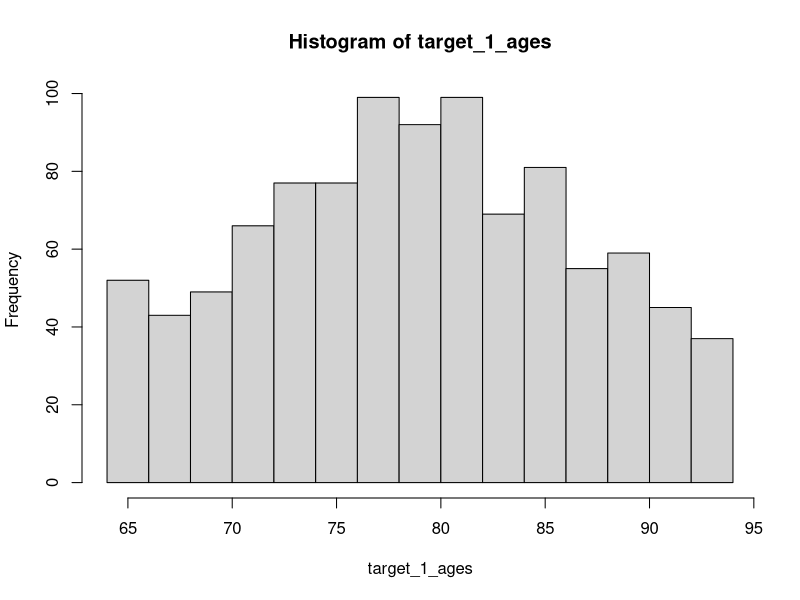
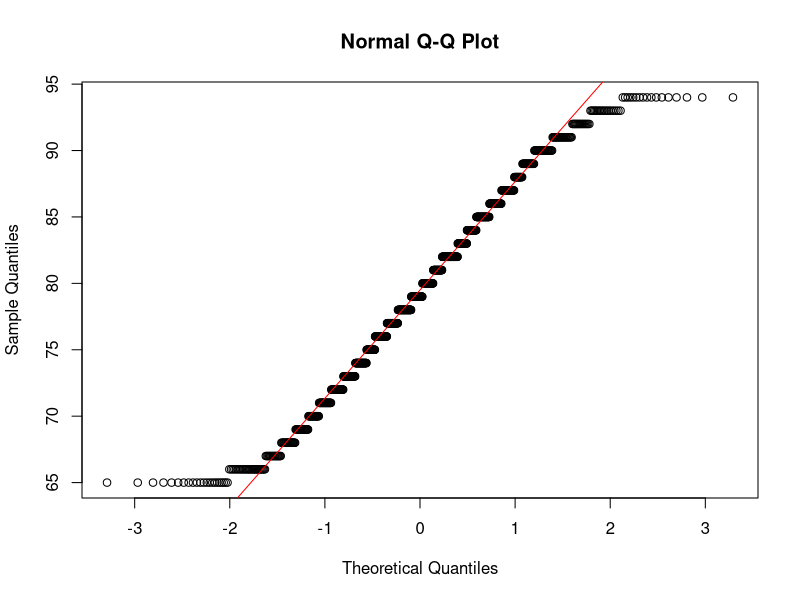
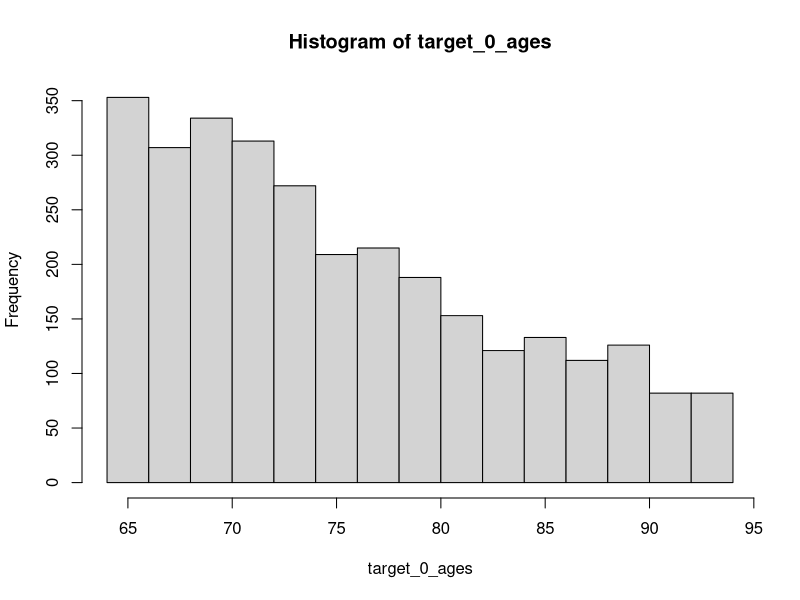
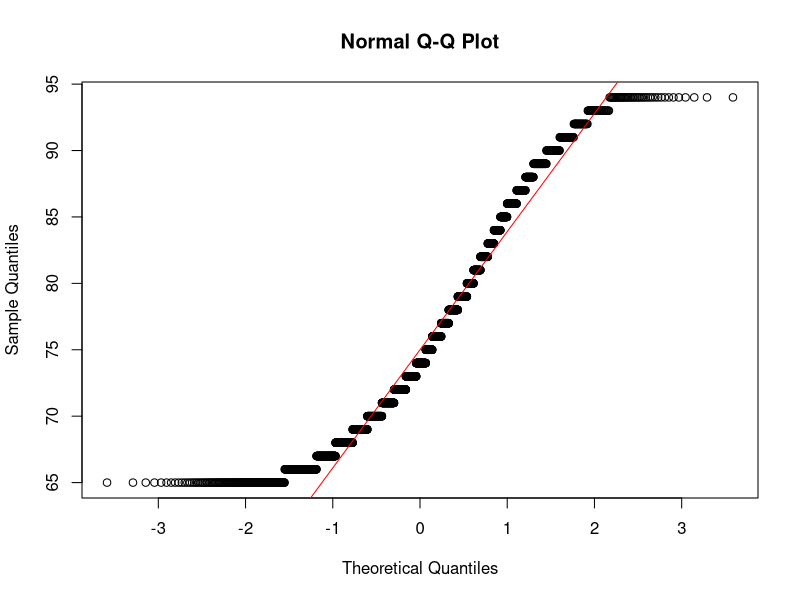
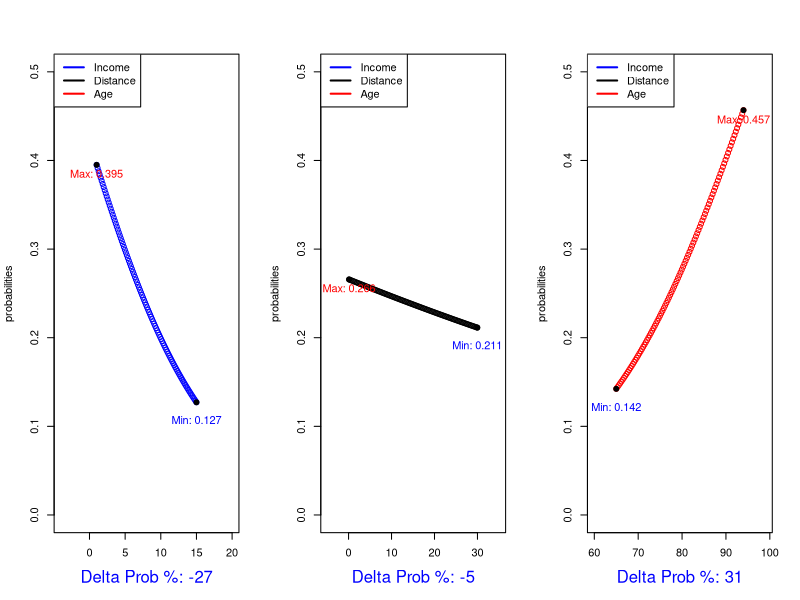
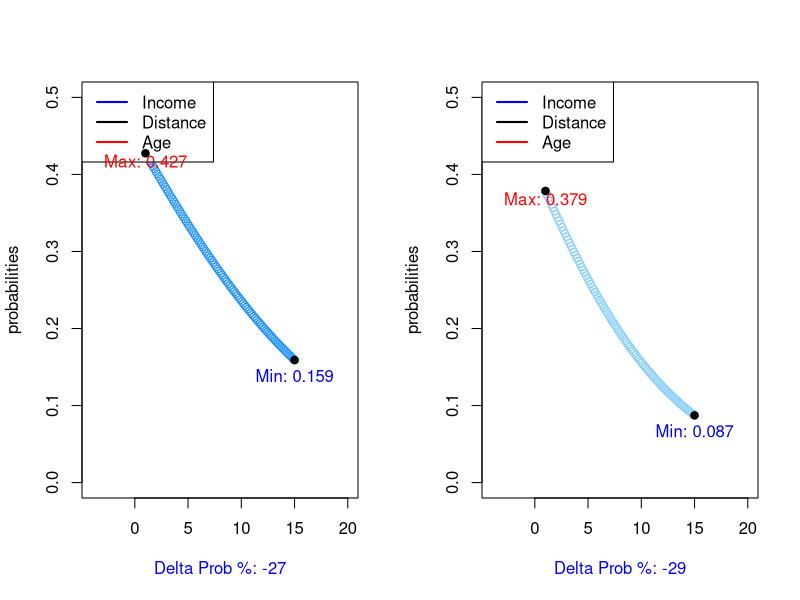
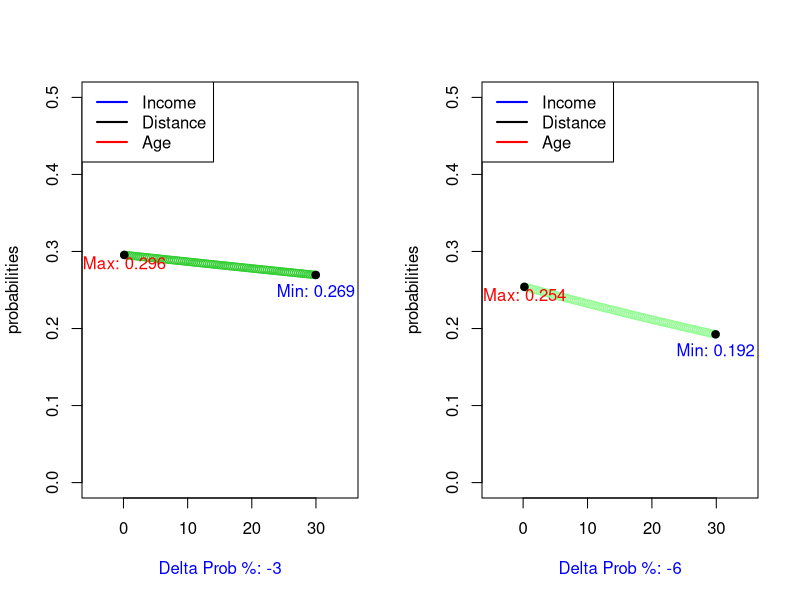
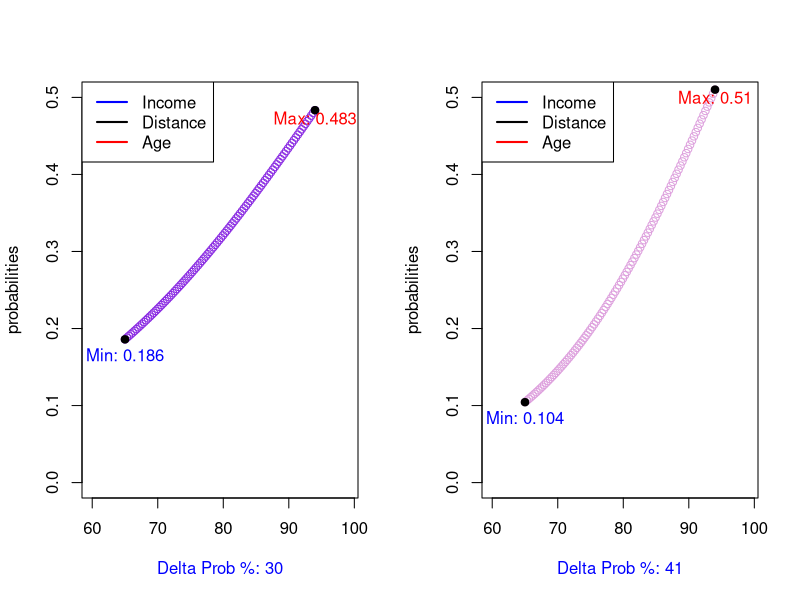

Write R code to recreate these figures, in order.
## ---- chunk 1
responders_data_sheet <- read.csv(file="data.csv",header=TRUE)
## ---- chunk 2
target_1_ages <- responders_data_sheet[responders_data_sheet[,7] == 1,2]
hist(target_1_ages)
shapiro.test(target_1_ages)
qqnorm(target_1_ages)
qqline(target_1_ages, col = "red")
## ---- chunk 3
target_0_ages <- responders_data_sheet[responders_data_sheet[,7] == 0,2]
hist(target_0_ages)
shapiro.test(target_0_ages)
qqnorm(target_0_ages)
qqline(target_0_ages, col = "red")
## ---- chunk 4
wilcox.test(target_1_ages, target_0_ages, alternative = "greater")
## ---- chunk 5
data_income <- responders_data_sheet[responders_data_sheet[, 4] != "", ]

income_levels <- factor(data_income[, "income"],
                                    levels = c("Under $10k", "10-19,999", "20-29,999", "30-39,999",
                                   "40-49,999", "50-59,999", "60-69,999", "70-79,999",
                                   "80-89,999", "90-99,999", "100-149,999", "150 - 174,999",
                                   "175 - 199,999", "200 - 249,999", "250k+"),
                                    ordered = TRUE)

#income levels 1:15, level 1 being under 10k, level 15 being 250k+
data_income$income <- as.numeric(income_levels)

probt_income_men <- data_income[data_income[,5]=="M",]

probt_income_women <- data_income[data_income[,5]=="F",]

responders_data_sheet_men <- data_income[data_income[,5]=="M",]

responders_data_sheet_women <- data_income[data_income[,5]=="F",]
## ---- chunk 6
binary_classifier <- function(predictor, clean_data, color) {
  
  simple_logistic_model <- glm(data = clean_data,
                               target ~ predictor,
                               family = binomial())

  intercept_slope <- coef(simple_logistic_model)
  
  x_evaluation <- seq(min(predictor), max(predictor), length.out = 100)
  
  Prob_by_income <- function(x, intercept_slope) {
    log_odds <- intercept_slope[1] + intercept_slope[2] * x
    odds <- exp(log_odds)
    probability <- odds / (1 + odds)
    return(probability)
  }
  
  probabilities <- sapply(x_evaluation, function(x) Prob_by_income(x, intercept_slope))
  plot(x=x_evaluation,y=probabilities,col=color,xlim=range(min(x_evaluation - 5),max(x_evaluation+5)),ylim=range(0,.5),xlab="")
  legend("topleft", legend = c("Income", "Distance", "Age"),col = c("blue", "black", "red"), lty = 1, lwd = 2)
  min_prob <- min(probabilities)
  min_x <- x_evaluation[which.min(probabilities)]
  
  max_prob <- max(probabilities)
  max_x <- x_evaluation[which.max(probabilities)]
 
  delta_value <- as.numeric(tail(probabilities, 1) - head(probabilities, 1))
 
  delta_text <- paste0("Delta Prob %: ", round(delta_value*100))
  mtext(delta_text, side = 1, line = 3, col = "blue")
  
  points(min_x, min_prob, col = "black", pch = 19)
  
  text(min_x, min_prob - 0.02, labels = paste0("Min: ", round(min_prob, 3)), col = "blue")
  
  points(max_x, max_prob, col = "black", pch = 19)
  
  text(max_x, max_prob - 0.01, labels = paste0("Max: ", round(max_prob, 3)), col = "red")
  
  return(delta_value)
}
## ---- chunk 7
par(mfrow = c(1, 3))
#income
binary_classifier(data_income$income,data_income,c("blue"))
#distance
binary_classifier(responders_data_sheet$dist,responders_data_sheet,c("black"))
#age
binary_classifier(responders_data_sheet$age,responders_data_sheet,c("red"))
## ---- chunk 8
predictors <- list(probt_income_men$income,probt_income_women$income,
                   responders_data_sheet_men$dist,responders_data_sheet_women$dist,
                   responders_data_sheet_men$age,responders_data_sheet_women$age) 

clean_data_list <- list(probt_income_men,probt_income_women,
                        responders_data_sheet_men,responders_data_sheet_women,
                        responders_data_sheet_men,responders_data_sheet_women)


par(mfrow = c(1,2))

colors <- c("#1E90FF","#87CEFA","#32CD32","#98FB98","#8A2BE2","#DDA0DD")

deltas <- numeric(6)
deltas <- mapply(binary_classifier, predictor = predictors, clean_data = clean_data_list, color = colors)

delta_mat <- matrix(data = deltas, nrow = 3, ncol = 2, byrow = TRUE,
                    dimnames = list(c("income", "distance", "age"), 
                                    c("Male", "Female")))

(delta_mat)

## ---- chunk 9
responders_data_sheet$gender <- ifelse(responders_data_sheet$gender == "M", "F", "unknown")
responders_data_sheet$marital_status <- ifelse(responders_data_sheet$marital_status == "M", "S", "unknown")





responders_data_sheet$gender <- as.factor(responders_data_sheet$gender)


responders_data_sheet <- responders_data_sheet[responders_data_sheet[, 7] != "", ]


responders_data_sheet


income_levels <- factor(responders_data_sheet[, "income"],
                                    levels = c("Under $10k", "10-19,999", "20-29,999", "30-39,999",
                                   "40-49,999", "50-59,999", "60-69,999", "70-79,999",
                                   "80-89,999", "90-99,999", "100-149,999", "150 - 174,999",
                                   "175 - 199,999", "200 - 249,999", "250k+"),
                                    ordered = TRUE)







responders_data_sheet$income <- as.numeric(income_levels)

responders_data_sheet$income[is.na(responders_data_sheet$income)] <- "unknown"

responders_data_sheet$marital_status <- as.factor(responders_data_sheet$marital_status)

responders_data_sheet$target <- factor(responders_data_sheet$target,levels = c(1,0), labels = c("response", "no_response"))
responders_data_sheet <- responders_data_sheet[,2:7]
clean_data <- responders_data_sheet
## ---- chunk 10
library(caret)
library(randomForest)
set.seed(123)
trainIndex <- createDataPartition(responders_data_sheet$target, p = 0.8, list = FALSE, times = 1)

response_train <- responders_data_sheet[trainIndex,]
response_test <- responders_data_sheet[-trainIndex,]

rf_model <- randomForest(target ~ ., data = response_train, importance = TRUE, ntree = 500)

predictions <- predict(rf_model, newdata = response_test)

conf_matrix <- confusionMatrix(predictions, response_test$target)
## ---- chunk 11
predicted_probabilities <- predict(rf_model, newdata = clean_data, type = "prob")

response_probabilities <- predicted_probabilities[, "response"]

obs_with_prediction_prob <- cbind(clean_data,response_probabilities)
## ---- chunk 12
lift_observation <- obs_with_prediction_prob[order(obs_with_prediction_prob[,7],decreasing = TRUE),]

baseline_observations <- obs_with_prediction_prob

totall_responces <- (sum(lift_observation[,6]=="response"))

lift_chart_cumulative_percentage <- function() {
  
        percent_contacted <- seq(0,1,by=.1)
        cumulative_resp_per = numeric(length(percent_contacted))
        cum_resp_per_baseline <- numeric(length(percent_contacted))
   
        for (i in 1:11) {
          
        cumulative_resp_per[i] =  sum(lift_observation[seq(0,percent_contacted[i]*nrow(lift_observation),by=1),6]=="response")/totall_responces*100
        cum_resp_per_baseline[i] =  sum(responders_data_sheet[seq(0,percent_contacted[i]*nrow(responders_data_sheet),by=1),6]=="response")/totall_responces*100
       
        }
        
  results_dataframe <- as.data.frame(cbind(percent_contacted,cumulative_resp_per,cum_resp_per_baseline))
  print(tail(results_dataframe,10))
  plot(x=percent_contacted,y=cumulative_resp_per,type="o",col="red",xlim=range(0,1),ylim=range(0,100))
  lines(x=percent_contacted,y=cum_resp_per_baseline,col="blue",type="o")
  
}



  lift_chart_lift_advantage <- function() {
    
    percent_contacted <- seq(.1,1,by=.1)
  cum_resp_lift <- numeric(length(percent_contacted))
  cum_resp_baseline <- numeric(length(percent_contacted))
  
  for (i in 1:10) {
  
  cum_resp_lift[i] =  sum(lift_observation[seq(1,percent_contacted[i]*nrow(lift_observation),by=1),6]=="response")/sum(responders_data_sheet[seq(1,percent_contacted[i]*nrow(responders_data_sheet),by=1),6]=="response")
  
  cum_resp_baseline[i] = sum(responders_data_sheet[seq(1,percent_contacted[i]*nrow(responders_data_sheet),by=1),6]=="response")/sum(responders_data_sheet[seq(1,percent_contacted[i]*nrow(responders_data_sheet),by=1),6]=="response")
  
  }

  LIFTCHART <- as.data.frame(cbind(percent_contacted,cum_resp_lift,cum_resp_baseline))
  print(LIFTCHART)
  plot(x=percent_contacted,y=cum_resp_lift,type="o",col="red",xlim=range(0,1),ylim=range(0,2.6),main="ratio of responce yeild by % of data set contacted")
  lines(x=percent_contacted,y=cum_resp_baseline,col="blue",type="o")
  
}


lift_chart_cumulative_percentage()
lift_chart_lift_advantage()
